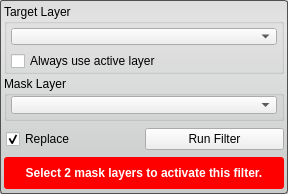
<?xml version="1.0" encoding="UTF-8"?>
<ui version="4.0">
 <class>XorFilterInterface</class>
 <widget class="QWidget" name="XorFilterInterface">
  <property name="geometry">
   <rect>
    <x>0</x>
    <y>0</y>
    <width>288</width>
    <height>194</height>
   </rect>
  </property>
  <property name="sizePolicy">
   <sizepolicy hsizetype="Preferred" vsizetype="Preferred">
    <horstretch>0</horstretch>
    <verstretch>0</verstretch>
   </sizepolicy>
  </property>
  <property name="minimumSize">
   <size>
    <width>213</width>
    <height>139</height>
   </size>
  </property>
  <property name="baseSize">
   <size>
    <width>213</width>
    <height>139</height>
   </size>
  </property>
  <property name="windowTitle">
   <string>XorFilter</string>
  </property>
  <property name="styleSheet">
   <string notr="true">QWidget#XorFilterInterface{
	border-radius: 3px;
	border: 1px solid rgb(80, 80,80);
	background-color: qlineargradient(spread:pad, x1:0.5, y1:0, x2:0.5, y2:0.960227, stop:0 rgba(221, 221, 221, 255), stop:0.155779 rgba(228, 228, 228, 255), stop:1 rgba(202, 204, 204, 255));      
}</string>
  </property>
  <layout class="QVBoxLayout" name="verticalLayout">
   <property name="spacing">
    <number>2</number>
   </property>
   <property name="margin">
    <number>4</number>
   </property>
   <item>
    <widget class="QGroupBox" name="target_groupbox_">
     <property name="minimumSize">
      <size>
       <width>0</width>
       <height>70</height>
      </size>
     </property>
     <property name="maximumSize">
      <size>
       <width>16777215</width>
       <height>70</height>
      </size>
     </property>
     <property name="title">
      <string>Target Layer</string>
     </property>
     <property name="alignment">
      <set>Qt::AlignLeading|Qt::AlignLeft|Qt::AlignTop</set>
     </property>
     <property name="checkable">
      <bool>false</bool>
     </property>
     <layout class="QVBoxLayout" name="verticalLayout_4">
      <property name="margin">
       <number>4</number>
      </property>
      <item>
       <widget class="QtUtils::QtDropableComboBox" name="target_layer_">
        <property name="sizePolicy">
         <sizepolicy hsizetype="Ignored" vsizetype="Fixed">
          <horstretch>0</horstretch>
          <verstretch>0</verstretch>
         </sizepolicy>
        </property>
       </widget>
      </item>
      <item>
       <widget class="QWidget" name="widget_2" native="true">
        <property name="minimumSize">
         <size>
          <width>0</width>
          <height>20</height>
         </size>
        </property>
        <layout class="QHBoxLayout" name="horizontalLayout_3">
         <property name="spacing">
          <number>0</number>
         </property>
         <property name="margin">
          <number>0</number>
         </property>
         <item>
          <widget class="QCheckBox" name="use_active_layer_">
           <property name="text">
            <string>Always use active layer</string>
           </property>
          </widget>
         </item>
        </layout>
       </widget>
      </item>
     </layout>
    </widget>
   </item>
   <item>
    <widget class="QGroupBox" name="connected_to_mask_groupbox_">
     <property name="minimumSize">
      <size>
       <width>0</width>
       <height>45</height>
      </size>
     </property>
     <property name="maximumSize">
      <size>
       <width>16777215</width>
       <height>45</height>
      </size>
     </property>
     <property name="title">
      <string>Mask Layer</string>
     </property>
     <property name="alignment">
      <set>Qt::AlignLeading|Qt::AlignLeft|Qt::AlignTop</set>
     </property>
     <layout class="QVBoxLayout" name="verticalLayout_5">
      <property name="leftMargin">
       <number>4</number>
      </property>
      <property name="topMargin">
       <number>0</number>
      </property>
      <property name="rightMargin">
       <number>4</number>
      </property>
      <property name="bottomMargin">
       <number>4</number>
      </property>
      <item>
       <widget class="QtUtils::QtDropableComboBox" name="mask_layer_">
        <property name="sizePolicy">
         <sizepolicy hsizetype="Ignored" vsizetype="Fixed">
          <horstretch>0</horstretch>
          <verstretch>0</verstretch>
         </sizepolicy>
        </property>
       </widget>
      </item>
     </layout>
    </widget>
   </item>
   <item>
    <widget class="QWidget" name="replaceRunWidget" native="true">
     <property name="minimumSize">
      <size>
       <width>0</width>
       <height>32</height>
      </size>
     </property>
     <property name="maximumSize">
      <size>
       <width>16777215</width>
       <height>32</height>
      </size>
     </property>
     <layout class="QHBoxLayout" name="horizontalLayout" stretch="1,1">
      <property name="spacing">
       <number>0</number>
      </property>
      <property name="leftMargin">
       <number>2</number>
      </property>
      <property name="topMargin">
       <number>0</number>
      </property>
      <property name="rightMargin">
       <number>0</number>
      </property>
      <property name="bottomMargin">
       <number>0</number>
      </property>
      <item>
       <widget class="QCheckBox" name="replaceCheckBox">
        <property name="text">
         <string>Replace</string>
        </property>
        <property name="checked">
         <bool>true</bool>
        </property>
       </widget>
      </item>
      <item>
       <widget class="QPushButton" name="runFilterButton">
        <property name="text">
         <string>Run Filter</string>
        </property>
       </widget>
      </item>
     </layout>
    </widget>
   </item>
   <item>
    <widget class="QWidget" name="message_alert_" native="true">
     <property name="minimumSize">
      <size>
       <width>0</width>
       <height>32</height>
      </size>
     </property>
     <property name="maximumSize">
      <size>
       <width>16777215</width>
       <height>32</height>
      </size>
     </property>
     <property name="styleSheet">
      <string notr="true">QLabel#message_{
	color: white;
	font: bold;
}

QWidget#message_alert_{
	border-radius: 3px;
	background-color: red;
}</string>
     </property>
     <layout class="QHBoxLayout" name="horizontalLayout_5">
      <property name="spacing">
       <number>0</number>
      </property>
      <property name="margin">
       <number>4</number>
      </property>
      <item>
       <widget class="QLabel" name="message_">
        <property name="text">
         <string>Select 2 mask layers to activate this filter.</string>
        </property>
        <property name="alignment">
         <set>Qt::AlignCenter</set>
        </property>
        <property name="wordWrap">
         <bool>true</bool>
        </property>
       </widget>
      </item>
     </layout>
    </widget>
   </item>
  </layout>
 </widget>
 <customwidgets>
  <customwidget>
   <class>QtUtils::QtDropableComboBox</class>
   <extends>QComboBox</extends>
   <header location="global">QtUtils/Widgets/QtDropableComboBox.h</header>
  </customwidget>
 </customwidgets>
 <resources/>
 <connections/>
</ui>
